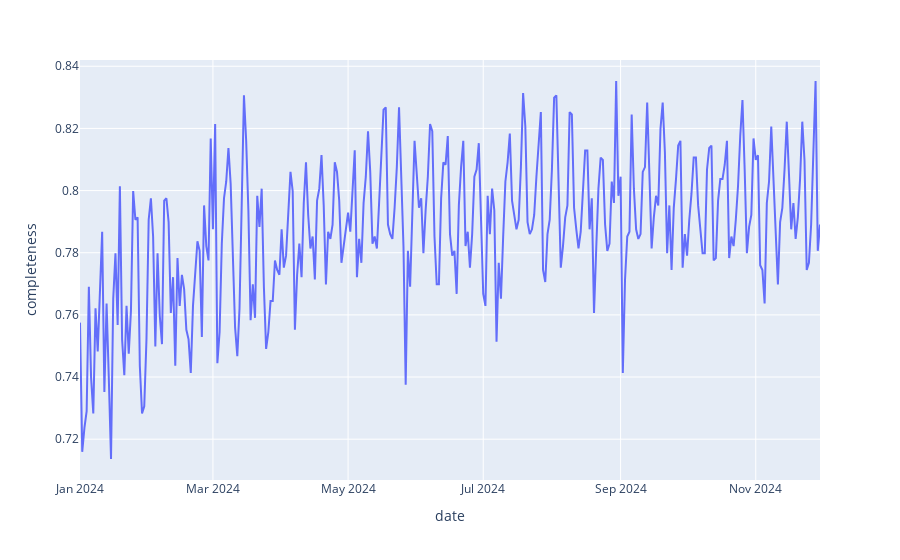

The notebook cell saved with this chart:
### Code cell
plot_data = uber_rides.groupby('date')['tract'].nunique().rename('completeness') / uber_rides['tract'].nunique()
px.line(plot_data.reset_index(), x='date', y='completeness')
# I think two things mess with the panel:
#   - we know that ridership is much higher on weekends than weekdays
#   - people go to certain tracts dichotomously on weekends vs weekdays
#   - the panel doesn't display 0 ridership days so these might be implied
#   - the panel anonymizes low ridership days to community area level so 
#     as far as we are ignoring those we are treating them as 0 ridership too.
# The mean completeness probably saturates over time due to market forces.

### Figure 1 — Plotly figure (JSON) as saved in the notebook; plotly's stock layout.template omitted (floating-point values rounded to 4 significant figures; data arrays with more than 128 entries replaced by an {"elided": "..."} marker saying what was removed)
{"data": [{"hovertemplate": "date=%{x}<br>completeness=%{y}<extra></extra>", "legendgroup": "", "line": {"color": "#636efa", "dash": "solid"}, "marker": {"symbol": "circle"}, "mode": "lines", "name": "", "orientation": "v", "showlegend": false, "type": "scatter", "x": {"elided": "335 str values"}, "xaxis": "x", "y": {"elided": "335 float values"}, "yaxis": "y"}], "layout": {"legend": {"tracegroupgap": 0}, "margin": {"t": 60}, "xaxis": {"anchor": "y", "domain": [0, 1], "title": {"text": "date"}}, "yaxis": {"anchor": "x", "domain": [0, 1], "title": {"text": "completeness"}}}}
